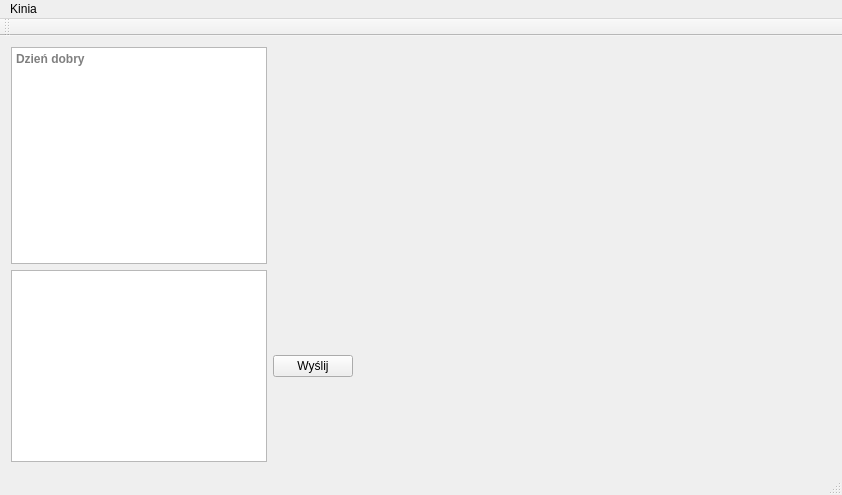
<?xml version="1.0" encoding="UTF-8"?>
<ui version="4.0">
 <class>KiniaCynia</class>
 <widget class="QMainWindow" name="KiniaCynia">
  <property name="geometry">
   <rect>
    <x>0</x>
    <y>0</y>
    <width>842</width>
    <height>495</height>
   </rect>
  </property>
  <property name="windowTitle">
   <string>KiniaCynia</string>
  </property>
  <widget class="QWidget" name="centralWidget">
   <layout class="QGridLayout" name="gridLayout">
    <item row="0" column="0">
     <widget class="QTextEdit" name="textEdit">
      <property name="sizePolicy">
       <sizepolicy hsizetype="Minimum" vsizetype="Minimum">
        <horstretch>0</horstretch>
        <verstretch>0</verstretch>
       </sizepolicy>
      </property>
      <property name="font">
       <font>
        <weight>75</weight>
        <bold>true</bold>
       </font>
      </property>
      <property name="readOnly">
       <bool>true</bool>
      </property>
      <property name="placeholderText">
       <string>Dzień dobry</string>
      </property>
     </widget>
    </item>
    <item row="0" column="2" rowspan="2">
     <widget class="QLabel" name="fajorwki">
      <property name="sizePolicy">
       <sizepolicy hsizetype="Expanding" vsizetype="Expanding">
        <horstretch>0</horstretch>
        <verstretch>0</verstretch>
       </sizepolicy>
      </property>
      <property name="text">
       <string/>
      </property>
      <property name="scaledContents">
       <bool>true</bool>
      </property>
     </widget>
    </item>
    <item row="1" column="0">
     <widget class="QTextEdit" name="odp">
      <property name="sizePolicy">
       <sizepolicy hsizetype="Minimum" vsizetype="Minimum">
        <horstretch>0</horstretch>
        <verstretch>0</verstretch>
       </sizepolicy>
      </property>
     </widget>
    </item>
    <item row="1" column="1">
     <widget class="QPushButton" name="pushButton">
      <property name="text">
       <string>Wyślij</string>
      </property>
     </widget>
    </item>
   </layout>
  </widget>
  <widget class="QMenuBar" name="menuBar">
   <property name="geometry">
    <rect>
     <x>0</x>
     <y>0</y>
     <width>842</width>
     <height>26</height>
    </rect>
   </property>
   <widget class="QMenu" name="menuKinia">
    <property name="title">
     <string>Kinia</string>
    </property>
   </widget>
   <addaction name="menuKinia"/>
  </widget>
  <widget class="QToolBar" name="mainToolBar">
   <attribute name="toolBarArea">
    <enum>TopToolBarArea</enum>
   </attribute>
   <attribute name="toolBarBreak">
    <bool>false</bool>
   </attribute>
  </widget>
  <widget class="QStatusBar" name="statusBar"/>
 </widget>
 <layoutdefault spacing="6" margin="11"/>
 <resources/>
 <connections/>
</ui>
